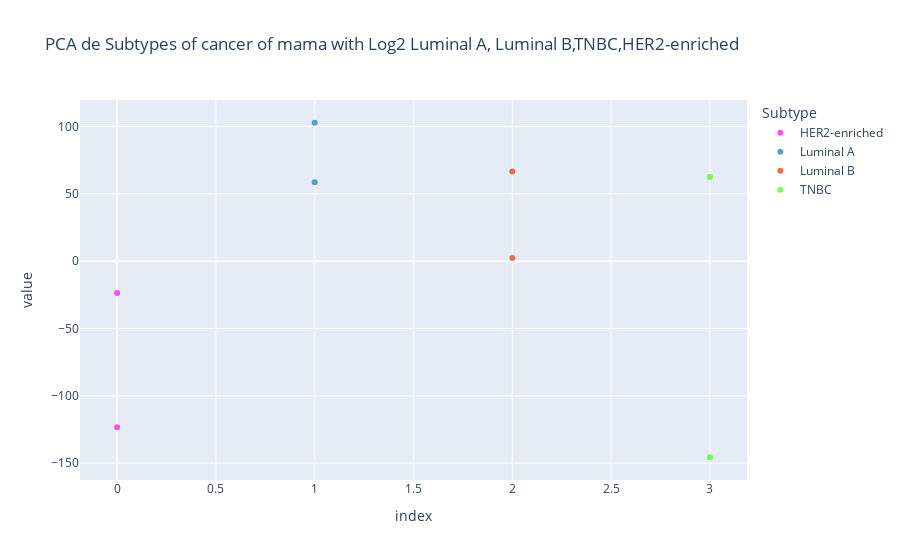

The notebook cell saved with this chart:
### Markdown cell above
<font size="4">PCA</font>

### Code cell
X = results_df[["column0", "column1", "column2", "column3"]].T
y = np.array(["HER2-enriched", "Luminal A", "Luminal B", "TNBC"])


X_scaled = StandardScaler().fit_transform(X)


pca = PCA(n_components=2, random_state=0)
components = pca.fit_transform(X_scaled)


df_plot = pd.DataFrame(components, columns=["PC1", "PC2"])
df_plot["Subtype"] = y


fig = px.scatter(
        df_plot,
        color="Subtype",
        title=f"PCA de Subtypes of cancer of mama with Log2 Luminal A, Luminal B,TNBC,HER2-enriched",
        opacity=0.7,
        color_discrete_map={"Luminal A": "#1f77b4",
                            "Luminal B": "#ec3204",
                            "TNBC": "#49fa09",
                            "HER2-enriched": "#fa09fa"},
)
fig.show()

### Figure 1 — Plotly figure (JSON) as saved in the notebook; plotly's stock layout.template omitted (floating-point values rounded to 4 significant figures)
{"data": [{"hovertemplate": "Subtype=HER2-enriched<br>index=%{x}<br>value=%{y}<extra></extra>", "legendgroup": "HER2-enriched", "marker": {"color": "#fa09fa", "opacity": 0.7, "symbol": "circle"}, "mode": "markers", "name": "HER2-enriched", "orientation": "v", "showlegend": true, "type": "scatter", "x": [0, 0], "xaxis": "x", "y": [-23.7, -123.3], "yaxis": "y"}, {"hovertemplate": "Subtype=Luminal A<br>index=%{x}<br>value=%{y}<extra></extra>", "legendgroup": "Luminal A", "marker": {"color": "#1f77b4", "opacity": 0.7, "symbol": "circle"}, "mode": "markers", "name": "Luminal A", "orientation": "v", "showlegend": true, "type": "scatter", "x": [1, 1], "xaxis": "x", "y": [102.7, 58.61], "yaxis": "y"}, {"hovertemplate": "Subtype=Luminal B<br>index=%{x}<br>value=%{y}<extra></extra>", "legendgroup": "Luminal B", "marker": {"color": "#ec3204", "opacity": 0.7, "symbol": "circle"}, "mode": "markers", "name": "Luminal B", "orientation": "v", "showlegend": true, "type": "scatter", "x": [2, 2], "xaxis": "x", "y": [66.55, 2.246], "yaxis": "y"}, {"hovertemplate": "Subtype=TNBC<br>index=%{x}<br>value=%{y}<extra></extra>", "legendgroup": "TNBC", "marker": {"color": "#49fa09", "opacity": 0.7, "symbol": "circle"}, "mode": "markers", "name": "TNBC", "orientation": "v", "showlegend": true, "type": "scatter", "x": [3, 3], "xaxis": "x", "y": [-145.6, 62.47], "yaxis": "y"}], "layout": {"legend": {"title": {"text": "Subtype"}, "tracegroupgap": 0}, "title": {"text": "PCA de Subtypes of cancer of mama with Log2 Luminal A, Luminal B,TNBC,HER2-enriched"}, "xaxis": {"anchor": "y", "domain": [0, 1], "title": {"text": "index"}}, "yaxis": {"anchor": "x", "domain": [0, 1], "title": {"text": "value"}}}}
